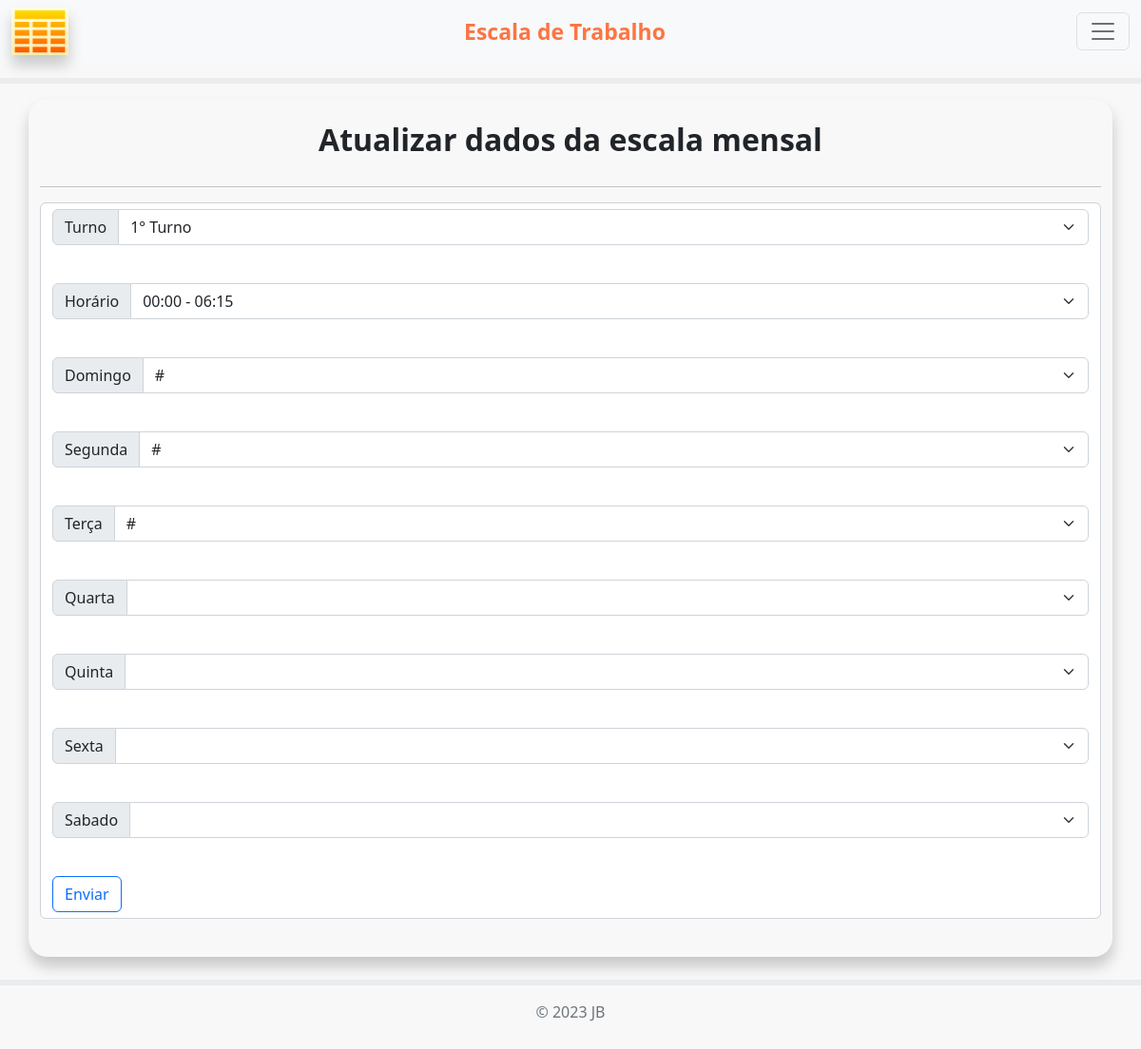
Before: /26/atualiza_escala (signed in) with the older database file.
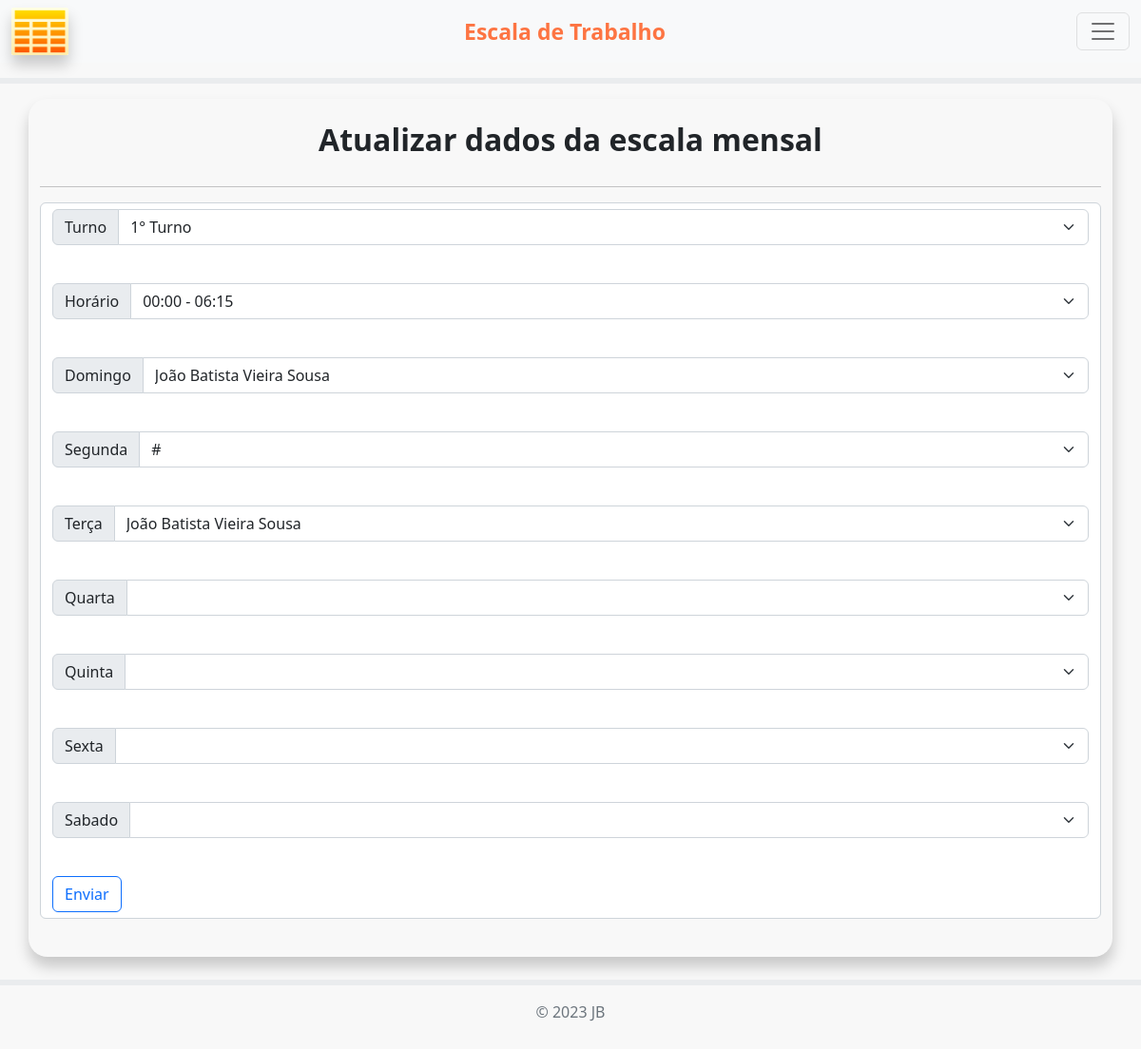
After: the same page with the newer database file.
### app.py (models this page shows, shortened)
class tb_Semana(db.Model):
    __tablename__ = "Semana 1"
    id = db.Column(db.Integer, primary_key=True, autoincrement=True, nullable=False)
    turno_db = db.Column(db.String(20))
    horario_db = db.Column(db.String(20))
    dom_db = db.Column(db.String(20))
    seg_db = db.Column(db.String(20))
    ter_db = db.Column(db.String(20))
    qua_db = db.Column(db.String(20))
    qui_db = db.Column(db.String(20))
    sex_db = db.Column(db.String(20))
    sab_db = db.Column(db.String(20))

### app.py (the view, shortened to what this page needs)
@app.route('/<int:id>/atualiza_escala', methods=["GET", "POST"])
@login_required
def atualiza_escala(id):
    linha_escala = tb_Semana.query.filter_by(id=id).first()
    page = request.args.get('page', 1, type=int)
    per_page = 50
    todos_funcionarios = tb_Funcionarios.query.paginate(page=page, per_page=per_page)
    return render_template("atualiza_escala.html", linha_escala=linha_escala, funcionarios=todos_funcionarios)

### app.py (called while the page is built)
@login_manager.user_loader  # usado para recarregar o id do usuário autenticado
def load_user(user_id):
    return User.query.filter_by(id=user_id).first()

### templates/atualiza_escala.html (shortened to what the changed rows need)
{% extends 'index.html' %}
{% block conteudo %}
  <div class="container" id="lista">
    <br>
    <h2>Atualizar dados da escala mensal</h2>
    <form action="{{url_for('atualiza_escala', id=linha_escala.id)}}" method="POST" class="form-control">
        <div class="input-group mb-3">
          <label class="input-group-text" for="Idturno_db">Turno</label>
          <select class="form-select" id="Idturno_db" name="turno_db">
            <option value="{{linha_escala.turno_db}}">{{linha_escala.turno_db}}</option>
          </select>
        </div>
        <br>
        <div class="input-group mb-3">
          <label class="input-group-text" for="Idhorario_db">Horário</label>
          <select class="form-select" id="Idhorario_db" name="horario_db">
            <option value="{{linha_escala.horario_db}}">{{linha_escala.horario_db}}</option>
          </select>
        </div>
        <br>
        <div class="input-group mb-3">
          <label class="input-group-text" for="Iddom_db">Domingo</label>
          <select class="form-select" id="Iddom_db" name="dom_db">
            <option value="{{linha_escala.dom_db}}">{{linha_escala.dom_db}}</option>
          </select>
        </div>
        <br>
        <div class="input-group mb-3">
          <label class="input-group-text" for="Idseg_db">Segunda</label>
          <select class="form-select" id="Idseg_db" name="seg_db">
            <option value="{{linha_escala.seg_db}}">{{linha_escala.seg_db}}</option>
          </select>
        </div>
        <br>
        <div class="input-group mb-3">
          <label class="input-group-text" for="Idter_db">Terça</label>
          <select class="form-select" id="Idter_db" name="ter_db">
            <option value="{{linha_escala.ter_db}}">{{linha_escala.ter_db}}</option>
          </select>
        </div>
        <br>
        <br>
        <br>
        <br>
        <br>
    </form>
    <br>
  </div>
{% endblock conteudo %}

Changed rows visible on the page:
changed tb_Semana "1° Turno": dom_db "#" → "João Batista Vieira Sousa"; ter_db "#" → "João Batista Vieira Sousa"
